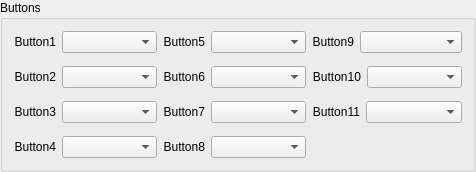
           <widget class="QGroupBox" name="ButtonGroup">
            <property name="title">
             <string>Buttons</string>
            </property>
            <layout class="QVBoxLayout" name="verticalLayout_8">
             <item>
              <layout class="QGridLayout" name="gridLayout_2">
               <property name="horizontalSpacing">
                <number>6</number>
               </property>
               <property name="verticalSpacing">
                <number>13</number>
               </property>
               <item row="2" column="1">
                <widget class="QWidget" name="widget_5" native="true">
                 <layout class="QHBoxLayout" name="horizontalLayout_12">
                  <property name="leftMargin">
                   <number>0</number>
                  </property>
                  <property name="topMargin">
                   <number>0</number>
                  </property>
                  <property name="rightMargin">
                   <number>0</number>
                  </property>
                  <property name="bottomMargin">
                   <number>0</number>
                  </property>
                  <item>
                   <widget class="QLabel" name="label_11">
                    <property name="text">
                     <string>Button7</string>
                    </property>
                    <property name="alignment">
                     <set>Qt::AlignRight|Qt::AlignTrailing|Qt::AlignVCenter</set>
                    </property>
                   </widget>
                  </item>
                  <item>
                   <widget class="QComboBox" name="buttoncombo_7">
                    <property name="sizePolicy">
                     <sizepolicy hsizetype="MinimumExpanding" vsizetype="Fixed">
                      <horstretch>0</horstretch>
                      <verstretch>0</verstretch>
                     </sizepolicy>
                    </property>
                    <property name="placeholderText">
                     <string>Select Input</string>
                    </property>
                   </widget>
                  </item>
                 </layout>
                </widget>
               </item>
               <item row="0" column="0">
                <widget class="QWidget" name="widget" native="true">
                 <layout class="QHBoxLayout" name="horizontalLayout_8">
                  <property name="leftMargin">
                   <number>0</number>
                  </property>
                  <property name="topMargin">
                   <number>0</number>
                  </property>
                  <property name="rightMargin">
                   <number>0</number>
                  </property>
                  <property name="bottomMargin">
                   <number>0</number>
                  </property>
                  <item>
                   <widget class="QLabel" name="label_7">
                    <property name="text">
                     <string>Button1</string>
                    </property>
                    <property name="alignment">
                     <set>Qt::AlignRight|Qt::AlignTrailing|Qt::AlignVCenter</set>
                    </property>
                   </widget>
                  </item>
                  <item>
                   <widget class="QComboBox" name="buttoncombo_1">
                    <property name="sizePolicy">
                     <sizepolicy hsizetype="MinimumExpanding" vsizetype="Fixed">
                      <horstretch>0</horstretch>
                      <verstretch>0</verstretch>
                     </sizepolicy>
                    </property>
                    <property name="placeholderText">
                     <string>Select Input</string>
                    </property>
                   </widget>
                  </item>
                 </layout>
                </widget>
               </item>
               <item row="0" column="1">
                <widget class="QWidget" name="widget_2" native="true">
                 <layout class="QHBoxLayout" name="horizontalLayout_9">
                  <property name="leftMargin">
                   <number>0</number>
                  </property>
                  <property name="topMargin">
                   <number>0</number>
                  </property>
                  <property name="rightMargin">
                   <number>0</number>
                  </property>
                  <property name="bottomMargin">
                   <number>0</number>
                  </property>
                  <item>
                   <widget class="QLabel" name="label_8">
                    <property name="text">
                     <string>Button5</string>
                    </property>
                    <property name="alignment">
                     <set>Qt::AlignRight|Qt::AlignTrailing|Qt::AlignVCenter</set>
                    </property>
                   </widget>
                  </item>
                  <item>
                   <widget class="QComboBox" name="buttoncombo_5">
                    <property name="sizePolicy">
                     <sizepolicy hsizetype="MinimumExpanding" vsizetype="Fixed">
                      <horstretch>0</horstretch>
                      <verstretch>0</verstretch>
                     </sizepolicy>
                    </property>
                    <property name="placeholderText">
                     <string>Select Input</string>
                    </property>
                   </widget>
                  </item>
                 </layout>
                </widget>
               </item>
               <item row="1" column="0">
                <widget class="QWidget" name="widget" native="true">
                 <layout class="QHBoxLayout" name="horizontalLayout_2" stretch="1,3">
                  <property name="leftMargin">
                   <number>0</number>
                  </property>
                  <property name="topMargin">
                   <number>0</number>
                  </property>
                  <property name="rightMargin">
                   <number>0</number>
                  </property>
                  <property name="bottomMargin">
                   <number>0</number>
                  </property>
                  <item>
                   <widget class="QLabel" name="label">
                    <property name="text">
                     <string>Button2</string>
                    </property>
                    <property name="alignment">
                     <set>Qt::AlignRight|Qt::AlignTrailing|Qt::AlignVCenter</set>
                    </property>
                   </widget>
                  </item>
                  <item>
                   <widget class="QComboBox" name="buttoncombo_2">
                    <property name="sizePolicy">
                     <sizepolicy hsizetype="MinimumExpanding" vsizetype="Fixed">
                      <horstretch>0</horstretch>
                      <verstretch>0</verstretch>
                     </sizepolicy>
                    </property>
                    <property name="placeholderText">
                     <string>Select Input</string>
                    </property>
                   </widget>
                  </item>
                 </layout>
                </widget>
               </item>
               <item row="1" column="2">
                <widget class="QWidget" name="widget_6" native="true">
                 <layout class="QHBoxLayout" name="horizontalLayout_13" stretch="0,0">
                  <property name="leftMargin">
                   <number>0</number>
                  </property>
                  <property name="topMargin">
                   <number>0</number>
                  </property>
                  <property name="rightMargin">
                   <number>0</number>
                  </property>
                  <property name="bottomMargin">
                   <number>0</number>
                  </property>
                  <item>
                   <widget class="QLabel" name="label_12">
                    <property name="text">
                     <string>Button10</string>
                    </property>
                    <property name="alignment">
                     <set>Qt::AlignRight|Qt::AlignTrailing|Qt::AlignVCenter</set>
                    </property>
                   </widget>
                  </item>
                  <item>
                   <widget class="QComboBox" name="buttoncombo_10">
                    <property name="sizePolicy">
                     <sizepolicy hsizetype="MinimumExpanding" vsizetype="Fixed">
                      <horstretch>0</horstretch>
                      <verstretch>0</verstretch>
                     </sizepolicy>
                    </property>
                    <property name="placeholderText">
                     <string>Select Input</string>
                    </property>
                   </widget>
                  </item>
                 </layout>
                </widget>
               </item>
               <item row="3" column="0">
                <widget class="QWidget" name="widget_11" native="true">
                 <layout class="QHBoxLayout" name="horizontalLayout_18">
                  <property name="leftMargin">
                   <number>0</number>
                  </property>
                  <property name="topMargin">
                   <number>0</number>
                  </property>
                  <property name="rightMargin">
                   <number>0</number>
                  </property>
                  <property name="bottomMargin">
                   <number>0</number>
                  </property>
                  <item>
                   <widget class="QLabel" name="label_17">
                    <property name="text">
                     <string>Button4</string>
                    </property>
                    <property name="alignment">
                     <set>Qt::AlignRight|Qt::AlignTrailing|Qt::AlignVCenter</set>
                    </property>
                   </widget>
                  </item>
                  <item>
                   <widget class="QComboBox" name="buttoncombo_4">
                    <property name="sizePolicy">
                     <sizepolicy hsizetype="MinimumExpanding" vsizetype="Fixed">
                      <horstretch>0</horstretch>
                      <verstretch>0</verstretch>
                     </sizepolicy>
                    </property>
                    <property name="placeholderText">
                     <string>Select Input</string>
                    </property>
                   </widget>
                  </item>
                 </layout>
                </widget>
               </item>
               <item row="3" column="1">
                <widget class="QWidget" name="widget_28" native="true">
                 <layout class="QHBoxLayout" name="horizontalLayout_36">
                  <property name="leftMargin">
                   <number>0</number>
                  </property>
                  <property name="topMargin">
                   <number>0</number>
                  </property>
                  <property name="rightMargin">
                   <number>0</number>
                  </property>
                  <property name="bottomMargin">
                   <number>0</number>
                  </property>
                  <item>
                   <widget class="QLabel" name="label_42">
                    <property name="text">
                     <string>Button8</string>
                    </property>
                    <property name="alignment">
                     <set>Qt::AlignRight|Qt::AlignTrailing|Qt::AlignVCenter</set>
                    </property>
                   </widget>
                  </item>
                  <item>
                   <widget class="QComboBox" name="buttoncombo_8">
                    <property name="sizePolicy">
                     <sizepolicy hsizetype="MinimumExpanding" vsizetype="Fixed">
                      <horstretch>0</horstretch>
                      <verstretch>0</verstretch>
                     </sizepolicy>
                    </property>
                    <property name="placeholderText">
                     <string>Select Input</string>
                    </property>
                   </widget>
                  </item>
                 </layout>
                </widget>
               </item>
               <item row="2" column="2">
                <widget class="QWidget" name="widget_8" native="true">
                 <layout class="QHBoxLayout" name="horizontalLayout_15">
                  <property name="leftMargin">
                   <number>0</number>
                  </property>
                  <property name="topMargin">
                   <number>0</number>
                  </property>
                  <property name="rightMargin">
                   <number>0</number>
                  </property>
                  <property name="bottomMargin">
                   <number>0</number>
                  </property>
                  <item>
                   <widget class="QLabel" name="label_14">
                    <property name="text">
                     <string>Button11</string>
                    </property>
                    <property name="alignment">
                     <set>Qt::AlignRight|Qt::AlignTrailing|Qt::AlignVCenter</set>
                    </property>
                   </widget>
                  </item>
                  <item>
                   <widget class="QComboBox" name="buttoncombo_11">
                    <property name="sizePolicy">
                     <sizepolicy hsizetype="MinimumExpanding" vsizetype="Fixed">
                      <horstretch>0</horstretch>
                      <verstretch>0</verstretch>
                     </sizepolicy>
                    </property>
                    <property name="placeholderText">
                     <string>Select Input</string>
                    </property>
                   </widget>
                  </item>
                 </layout>
                </widget>
               </item>
               <item row="0" column="2">
                <widget class="QWidget" name="widget_7" native="true">
                 <layout class="QHBoxLayout" name="horizontalLayout_14" stretch="0,0">
                  <property name="leftMargin">
                   <number>0</number>
                  </property>
                  <property name="topMargin">
                   <number>0</number>
                  </property>
                  <property name="rightMargin">
                   <number>0</number>
                  </property>
                  <property name="bottomMargin">
                   <number>0</number>
                  </property>
                  <item>
                   <widget class="QLabel" name="label_13">
                    <property name="text">
                     <string>Button9</string>
                    </property>
                    <property name="alignment">
                     <set>Qt::AlignRight|Qt::AlignTrailing|Qt::AlignVCenter</set>
                    </property>
                   </widget>
                  </item>
                  <item>
                   <widget class="QComboBox" name="buttoncombo_9">
                    <property name="sizePolicy">
                     <sizepolicy hsizetype="MinimumExpanding" vsizetype="Fixed">
                      <horstretch>0</horstretch>
                      <verstretch>0</verstretch>
                     </sizepolicy>
                    </property>
                    <property name="placeholderText">
                     <string>Select Input</string>
                    </property>
                   </widget>
                  </item>
                 </layout>
                </widget>
               </item>
               <item row="2" column="0">
                <widget class="QWidget" name="widget_4" native="true">
                 <layout class="QHBoxLayout" name="horizontalLayout_11">
                  <property name="leftMargin">
                   <number>0</number>
                  </property>
                  <property name="topMargin">
                   <number>0</number>
                  </property>
                  <property name="rightMargin">
                   <number>0</number>
                  </property>
                  <property name="bottomMargin">
                   <number>0</number>
                  </property>
                  <item>
                   <widget class="QLabel" name="label_10">
                    <property name="text">
                     <string>Button3</string>
                    </property>
                    <property name="alignment">
                     <set>Qt::AlignRight|Qt::AlignTrailing|Qt::AlignVCenter</set>
                    </property>
                   </widget>
                  </item>
                  <item>
                   <widget class="QComboBox" name="buttoncombo_3">
                    <property name="sizePolicy">
                     <sizepolicy hsizetype="MinimumExpanding" vsizetype="Fixed">
                      <horstretch>0</horstretch>
                      <verstretch>0</verstretch>
                     </sizepolicy>
                    </property>
                    <property name="placeholderText">
                     <string>Select Input</string>
                    </property>
                   </widget>
                  </item>
                 </layout>
                </widget>
               </item>
               <item row="1" column="1">
                <widget class="QWidget" name="widget_3" native="true">
                 <layout class="QHBoxLayout" name="horizontalLayout_10">
                  <property name="leftMargin">
                   <number>0</number>
                  </property>
                  <property name="topMargin">
                   <number>0</number>
                  </property>
                  <property name="rightMargin">
                   <number>0</number>
                  </property>
                  <property name="bottomMargin">
                   <number>0</number>
                  </property>
                  <item>
                   <widget class="QLabel" name="label_9">
                    <property name="text">
                     <string>Button6</string>
                    </property>
                    <property name="alignment">
                     <set>Qt::AlignRight|Qt::AlignTrailing|Qt::AlignVCenter</set>
                    </property>
                   </widget>
                  </item>
                  <item>
                   <widget class="QComboBox" name="buttoncombo_6">
                    <property name="sizePolicy">
                     <sizepolicy hsizetype="MinimumExpanding" vsizetype="Fixed">
                      <horstretch>0</horstretch>
                      <verstretch>0</verstretch>
                     </sizepolicy>
                    </property>
                    <property name="placeholderText">
                     <string>Select Input</string>
                    </property>
                   </widget>
                  </item>
                 </layout>
                </widget>
               </item>
              </layout>
             </item>
            </layout>
           </widget>
